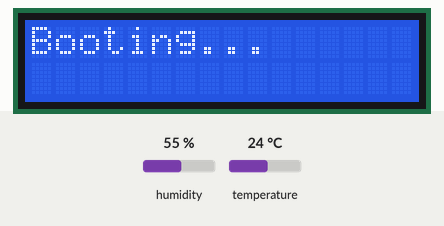
Simulated run of this sketch. Board: ESP8266 (NodeMCU). Shown: 16×2 character LCD. Inputs (shaded band) come from the test bench; at power-on: humidity 55 %, temperature 24 °C. WiFi joins after 1.5 s; servers stay silent unless stated; the local clock reads 2024-03-15 10:24:30 at power-on unless the sketch sets it.

Above: at 0.3 s.
1.3 s: humidity set to 22 %
At 7.4 s:
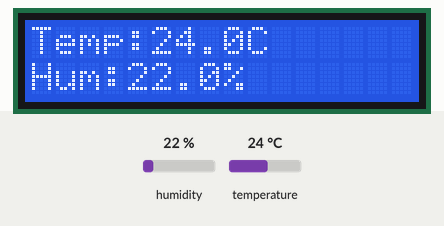
13.8 s: temperature set to 12 °C
At 19.2 s:
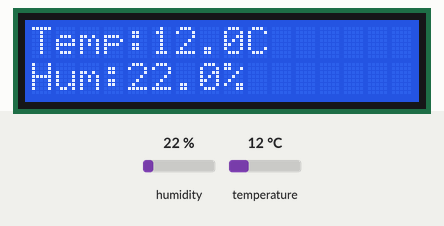
22.8 s: humidity set to 40 %
At 31.0 s:
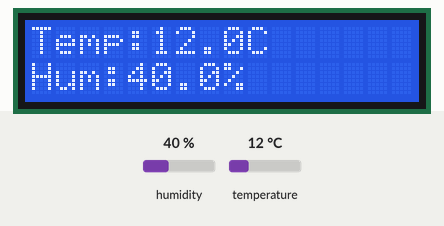
Timing chart, 0 to 32.5 s (numbered marks = the images above; inputs shaded):
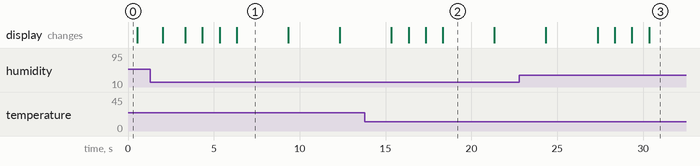

Measured:
- what the display in image 1 shows lasts 3.0 s, from 6.3 s to 9.3 s

The sketch:

esp8266.ino
```cpp
#include <ESP8266WiFi.h>
#include <Wire.h>
#include <SoftwareSerial.h>
#include <DHT.h>
#include <LiquidCrystal_I2C.h>
#include <time.h>

#include <Firebase_ESP_Client.h>
#include "addons/TokenHelper.h"
#include "addons/RTDBHelper.h"

#define WIFI_SSID ""  //Your 2.4GHz WiFi SSID
#define WIFI_PASSWORD ""  //Your WiFi Password

#define FIREBASE_API_KEY ""   //FIREBASE API KEY
#define FIREBASE_DATABASE_URL ""   //FIREBASE DATABASE URL

#define FIREBASE_USER_EMAIL ""   //LOGIN EMAIL - IN AUTHENTACITON >> Providers >> Email and Password
#define FIREBASE_USER_PASSWORD ""   //Password

#define DHT_PIN D4  //DHT sensor pin
#define DHT_TYPE DHT22

#define SDS_RX_PIN D6
#define SDS_TX_PIN D7

#define LCD_ADDRESS 0x27
#define LCD_SDA D2   //LCD I2C Lines
#define LCD_SCL D1
#define LCD_COLS 16
#define LCD_ROWS 2

//ADJUST THE TIMINGS HERE (NO NEED TO CHNAGE UNLESS REQUIRED)
const unsigned long DHT_READ_INTERVAL      = 2000;
const unsigned long LCD_UPDATE_INTERVAL    = 500;
const unsigned long LCD_PAGE_INTERVAL      = 3000;
const unsigned long MIN_UPLOAD_INTERVAL    = 3000;
const unsigned long WIFI_RETRY_INTERVAL    = 10000;
const unsigned long WIFI_CONNECT_TIMEOUT   = 20000;
const unsigned long SDS011_BAUD            = 9600;
const unsigned long ERROR_DISPLAY_DURATION = 5000;
const unsigned long FIREBASE_AUTH_TIMEOUT  = 15000;

const uint32_t HEAP_RESTART_THRESHOLD = 6000;   // bytes
const unsigned long HEAP_CHECK_INTERVAL = 5000; // ms

// Thresholds for the data update.
const float TEMPERATURE_CHANGE_THRESHOLD = 0.1;
const float HUMIDITY_CHANGE_THRESHOLD    = 0.5;
const float PM25_CHANGE_THRESHOLD        = 0.3;
const float PM10_CHANGE_THRESHOLD        = 0.3;

// TIME Setup
const char *NTP_SERVER_1     = "pool.ntp.org";
const char *NTP_SERVER_2     = "time.nist.gov";
const long  GMT_OFFSET_SEC   = 19800;  // IST +5:30 for INDIA
const int   DAYLIGHT_OFFSET_SEC = 0;
const time_t NTP_VALID_THRESHOLD = 1680000000;

DHT dht(DHT_PIN, DHT_TYPE);
SoftwareSerial sdsSerial(SDS_RX_PIN, SDS_TX_PIN);
LiquidCrystal_I2C lcd(LCD_ADDRESS, LCD_COLS, LCD_ROWS);

FirebaseData fbdo;
FirebaseAuth auth;
FirebaseConfig config;

bool firebaseReady = false;
unsigned long firebaseBeginTime = 0;
bool firebaseAuthFailureLogged = false;

unsigned long lastDhtReadTime = 0;
unsigned long lastLcdUpdateTime = 0;
unsigned long lastLcdPageChangeTime = 0;
uint8_t lcdPageIndex = 0;
unsigned long lastWifiRetryTime = 0;
unsigned long wifiConnectStartTime = 0;
bool lastWifiConnectedLogged = false;
bool wifiTimeoutLogged = false;
unsigned long lastHeapCheckTime = 0;

bool ntpStarted = false;
bool ntpSynced = false;
bool lastNtpSyncedLogged = false;

char lastErrorTag[8]  = "";
char lastErrorMsg[LCD_COLS + 1] = "";
unsigned long lastErrorTime = 0;
bool errorActive = false;

struct SensorValueState {
  float latestValue;
  float lastUploadedValue;
  bool hasValidValue;
  bool pendingUpload;
  unsigned long lastUploadTime;
};

SensorValueState temperatureState = {0, 0, false, false, 0};
SensorValueState humidityState    = {0, 0, false, false, 0};
SensorValueState pm25State        = {0, 0, false, false, 0};
SensorValueState pm10State        = {0, 0, false, false, 0};

void connectWiFi();
void maintainWiFi();
void initializeFirebase();
void maintainFirebase();
void initializeNTP();
void maintainNTP();
void checkHeap();
void readDHT22();
void processSDS011();
bool parseSDS011Packet(const uint8_t *buf);
void updateSensorState(SensorValueState &state, float newValue, float threshold);
void processPendingFirebaseUploads();
bool uploadField(const char *path, SensorValueState &state);
void updateLCD();
void logError(const char *tag, const char *msg);

void setup() {
  Serial.begin(115200); // kept only for optional external debugging; unused otherwise

  Wire.begin(LCD_SDA, LCD_SCL);
  lcd.begin();
  lcd.backlight();
  lcd.clear();
  lcd.setCursor(0, 0);
  lcd.print(F("Booting..."));

  dht.begin();
  sdsSerial.begin(SDS011_BAUD);

  connectWiFi();
  initializeFirebase();
}

void loop() {
  maintainWiFi();
  maintainFirebase();
  maintainNTP();
  checkHeap();

  processSDS011();

  if (millis() - lastDhtReadTime >= DHT_READ_INTERVAL) {
    lastDhtReadTime = millis();
    readDHT22();
  }

  processPendingFirebaseUploads();

  if (millis() - lastLcdUpdateTime >= LCD_UPDATE_INTERVAL) {
    lastLcdUpdateTime = millis();
    updateLCD();
  }
}

void logError(const char *tag, const char *msg) {
  strncpy(lastErrorTag, tag, sizeof(lastErrorTag) - 1);
  lastErrorTag[sizeof(lastErrorTag) - 1] = '\0';

  strncpy(lastErrorMsg, msg, sizeof(lastErrorMsg) - 1);
  lastErrorMsg[sizeof(lastErrorMsg) - 1] = '\0';

  lastErrorTime = millis();
  errorActive = true;

  updateLCD(); // show immediately, don't wait for next tick
}

void checkHeap() {
  if (millis() - lastHeapCheckTime < HEAP_CHECK_INTERVAL) return;
  lastHeapCheckTime = millis();

  if (ESP.getFreeHeap() < HEAP_RESTART_THRESHOLD) {
    lcd.clear();
    lcd.setCursor(0, 0);
    lcd.print(F("Low memory"));
    lcd.setCursor(0, 1);
    lcd.print(F("Restarting..."));
    delay(1000); // brief, intentional - only path allowed to pause before a restart
    ESP.restart();
  }
}

void connectWiFi() {
  WiFi.mode(WIFI_STA);
  WiFi.begin(WIFI_SSID, WIFI_PASSWORD);
  lastWifiRetryTime = millis();
  wifiConnectStartTime = millis();
  wifiTimeoutLogged = false;
}

const char *wifiStatusReason(wl_status_t status) {
  switch (status) {
    case WL_NO_SSID_AVAIL:  return "No SSID found";
    case WL_CONNECT_FAILED: return "Bad password";
    case WL_IDLE_STATUS:    return "Idle";
    case WL_DISCONNECTED:   return "Disconnected";
    default:                return "Unknown";
  }
}

void maintainWiFi() {
  bool connected = (WiFi.status() == WL_CONNECTED);

  if (connected && !lastWifiConnectedLogged) {
    lastWifiConnectedLogged = true;
    wifiTimeoutLogged = false;
    initializeNTP();
  }

  if (!connected) {
    if (lastWifiConnectedLogged) {
      lastWifiConnectedLogged = false;
      wifiConnectStartTime = millis();
      wifiTimeoutLogged = false;
    }

    if (!wifiTimeoutLogged && (millis() - wifiConnectStartTime >= WIFI_CONNECT_TIMEOUT)) {
      wifiTimeoutLogged = true;
      char msg[LCD_COLS + 1];
      snprintf(msg, sizeof(msg), "%s", wifiStatusReason(WiFi.status()));
      logError("WIFI", msg);
    }

    if (millis() - lastWifiRetryTime >= WIFI_RETRY_INTERVAL) {
      lastWifiRetryTime = millis();
      WiFi.disconnect();
      WiFi.begin(WIFI_SSID, WIFI_PASSWORD);
    }
  }
}

void initializeFirebase() {
  config.api_key = FIREBASE_API_KEY;
  config.database_url = FIREBASE_DATABASE_URL;

  auth.user.email = FIREBASE_USER_EMAIL;
  auth.user.password = FIREBASE_USER_PASSWORD;

  Firebase.reconnectWiFi(true);
  fbdo.setResponseSize(2048);

  Firebase.begin(&config, &auth);
  firebaseBeginTime = millis();
}

void maintainFirebase() {
  firebaseReady = Firebase.ready();

  if (firebaseReady) {
    firebaseAuthFailureLogged = false;
  }

  if (!firebaseReady && !firebaseAuthFailureLogged &&
      WiFi.status() == WL_CONNECTED &&
      (millis() - firebaseBeginTime >= FIREBASE_AUTH_TIMEOUT)) {

    logError("FBAUTH", "Check API/URL");
    firebaseAuthFailureLogged = true;
  }
}

void initializeNTP() {
  if (ntpStarted) return;
  ntpStarted = true;
  ntpSynced = false;
  lastNtpSyncedLogged = false;
  configTime(GMT_OFFSET_SEC, DAYLIGHT_OFFSET_SEC, NTP_SERVER_1, NTP_SERVER_2);
}

void maintainNTP() {
  if (!ntpStarted) return;

  time_t now = time(nullptr);
  bool synced = (now >= NTP_VALID_THRESHOLD);

  if (synced && !lastNtpSyncedLogged) {
    ntpSynced = true;
    lastNtpSyncedLogged = true;
  } else if (!synced && ntpSynced) {
    ntpSynced = false;
  }
}

void readDHT22() {
  float temperature = dht.readTemperature();
  float humidity = dht.readHumidity();

  if (isnan(temperature) || isnan(humidity)) {
    logError("DHT", "Read failed");
    return;
  }

  updateSensorState(temperatureState, temperature, TEMPERATURE_CHANGE_THRESHOLD);
  updateSensorState(humidityState, humidity, HUMIDITY_CHANGE_THRESHOLD);
}

static uint8_t sdsBuffer[10];
static uint8_t sdsIndex = 0;

void processSDS011() {
  while (sdsSerial.available()) {
    uint8_t b = (uint8_t)sdsSerial.read();

    if (sdsIndex == 0) {
      if (b == 0xAA) {
        sdsBuffer[sdsIndex++] = b;
      }
    } else {
      sdsBuffer[sdsIndex++] = b;
      if (sdsIndex >= 10) {
        parseSDS011Packet(sdsBuffer);
        sdsIndex = 0;
      }
    }
  }
}

bool parseSDS011Packet(const uint8_t *buf) {
  if (buf[0] != 0xAA) return false;
  if (buf[1] != 0xC0) return false;
  if (buf[9] != 0xAB) return false;

  uint16_t sum = 0;
  for (int i = 2; i <= 7; i++) sum += buf[i];
  uint8_t checksum = (uint8_t)(sum & 0xFF);
  if (checksum != buf[8]) return false;

  uint16_t pm25Raw = buf[2] | (buf[3] << 8);
  uint16_t pm10Raw = buf[4] | (buf[5] << 8);

  float pm25 = pm25Raw / 10.0f;
  float pm10 = pm10Raw / 10.0f;

  updateSensorState(pm25State, pm25, PM25_CHANGE_THRESHOLD);
  updateSensorState(pm10State, pm10, PM10_CHANGE_THRESHOLD);

  return true;
}

void updateSensorState(SensorValueState &state, float newValue, float threshold) {
  state.latestValue = newValue;

  bool meaningfullyChanged;
  if (!state.hasValidValue) {
    meaningfullyChanged = true;
    state.hasValidValue = true;
  } else {
    meaningfullyChanged = fabs(newValue - state.lastUploadedValue) >= threshold;
  }

  if (meaningfullyChanged) {
    state.pendingUpload = true;
  }
}

void processPendingFirebaseUploads() {
  if (WiFi.status() != WL_CONNECTED) return;
  if (!firebaseReady) return;

  if (temperatureState.pendingUpload &&
      (millis() - temperatureState.lastUploadTime >= MIN_UPLOAD_INTERVAL)) {
    uploadField("/sensors/temperature", temperatureState);
  }
  if (humidityState.pendingUpload &&
      (millis() - humidityState.lastUploadTime >= MIN_UPLOAD_INTERVAL)) {
    uploadField("/sensors/humidity", humidityState);
  }
  if (pm25State.pendingUpload &&
      (millis() - pm25State.lastUploadTime >= MIN_UPLOAD_INTERVAL)) {
    uploadField("/sensors/pm25", pm25State);
  }
  if (pm10State.pendingUpload &&
      (millis() - pm10State.lastUploadTime >= MIN_UPLOAD_INTERVAL)) {
    uploadField("/sensors/pm10", pm10State);
  }
}

bool uploadField(const char *path, SensorValueState &state) {
  float valueToSend = state.latestValue;

  bool success = Firebase.RTDB.setFloat(&fbdo, path, valueToSend);
  state.lastUploadTime = millis();

  if (success) {
    state.lastUploadedValue = valueToSend;
    if (fabs(state.latestValue - valueToSend) < 0.0001f) {
      state.pendingUpload = false;
    }
  } else {
    char msg[LCD_COLS + 1];
    snprintf(msg, sizeof(msg), "%s", fbdo.errorReason().c_str());
    logError("FBWR", msg);
  }

  return success;
}

void formatValueOrDash(char *out, size_t outSize, bool hasValid, float value, const char *suffix) {
  if (hasValid) {
    dtostrf(value, 4, 1, out);
    strncat(out, suffix, outSize - strlen(out) - 1);
  } else {
    strncpy(out, "--", outSize);
    out[outSize - 1] = '\0';
  }
}

void printLcdLine(uint8_t row, const char *text) {
  char padded[LCD_COLS + 1];
  size_t len = strlen(text);
  if (len > LCD_COLS) len = LCD_COLS;
  memcpy(padded, text, len);
  for (size_t i = len; i < LCD_COLS; i++) padded[i] = ' ';
  padded[LCD_COLS] = '\0';

  lcd.setCursor(0, row);
  lcd.print(padded);
}

void updateLCD() {
  if (millis() - lastLcdPageChangeTime >= LCD_PAGE_INTERVAL) {
    lastLcdPageChangeTime = millis();
    lcdPageIndex = (lcdPageIndex + 1) % 4;
  }

  char line0[LCD_COLS + 1];
  char line1[LCD_COLS + 1];

  bool showError = errorActive && (millis() - lastErrorTime < ERROR_DISPLAY_DURATION);
  if (!showError) errorActive = false;

  if (showError) {
    snprintf(line0, sizeof(line0), "ERR:%s", lastErrorTag);
    snprintf(line1, sizeof(line1), "%s", lastErrorMsg);
    printLcdLine(0, line0);
    printLcdLine(1, line1);
    return;
  }

  bool wifiOnline = (WiFi.status() == WL_CONNECTED);

  if (lcdPageIndex == 0) {
    const char *firebaseStatusStr;
    if (!wifiOnline) firebaseStatusStr = "Offline";
    else if (firebaseReady) firebaseStatusStr = "Online";
    else firebaseStatusStr = "Connecting";

    snprintf(line0, sizeof(line0), "WiFi:%s", wifiOnline ? "Online" : "Offline");
    snprintf(line1, sizeof(line1), "FB:%s", firebaseStatusStr);

  } else if (lcdPageIndex == 1) {
    if (ntpSynced) {
      time_t now = time(nullptr);
      struct tm timeInfo;
      localtime_r(&now, &timeInfo);
      char dateStr[LCD_COLS + 1];
      char timeStr[LCD_COLS + 1];
      strftime(dateStr, sizeof(dateStr), "%Y-%m-%d", &timeInfo);
      strftime(timeStr, sizeof(timeStr), "Time:%H:%M:%S", &timeInfo);
      snprintf(line0, sizeof(line0), "%s", dateStr);
      snprintf(line1, sizeof(line1), "%s", timeStr);
    } else {
      snprintf(line0, sizeof(line0), "Time: syncing");
      snprintf(line1, sizeof(line1), ntpStarted ? "NTP: waiting" : "NTP: no WiFi");
    }

  } else if (lcdPageIndex == 2) {
    char tempStr[16];
    char humStr[16];
    formatValueOrDash(tempStr, sizeof(tempStr), temperatureState.hasValidValue, temperatureState.latestValue, "C");
    formatValueOrDash(humStr, sizeof(humStr), humidityState.hasValidValue, humidityState.latestValue, "%");
    snprintf(line0, sizeof(line0), "Temp:%s", tempStr);
    snprintf(line1, sizeof(line1), "Hum:%s", humStr);

  } else {
    char pm25Str[16];
    char pm10Str[16];
    formatValueOrDash(pm25Str, sizeof(pm25Str), pm25State.hasValidValue, pm25State.latestValue, "");
    formatValueOrDash(pm10Str, sizeof(pm10Str), pm10State.hasValidValue, pm10State.latestValue, "");
    snprintf(line0, sizeof(line0), "PM2.5:%s", pm25Str);
    snprintf(line1, sizeof(line1), "PM10:%s", pm10Str);
  }

  printLcdLine(0, line0);
  printLcdLine(1, line1);
}
```
